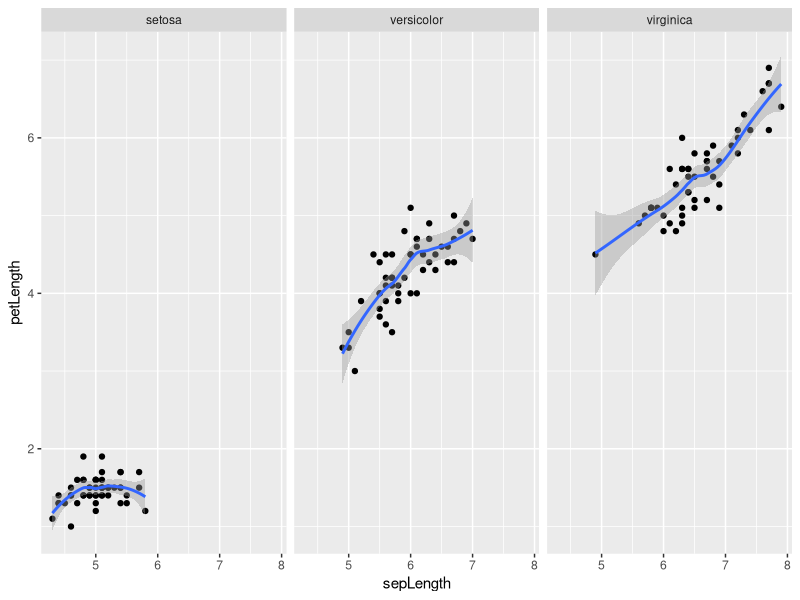

Here is the R script that generated this plot:
## ---- chunk 1
library(dplyr)
library(stringr)
library(ggplot2)
## ---- chunk 2
# Let's play with the iris dataset for a bit, RA Fisher first analyzed these data in 1936
# first print the names of the columns
names(iris)
# The periods in each column name are kind of annoying, let's fix that
rename(iris, petLength = Petal.Length, 
  petWidth = Petal.Width, 
  sepWidth = Sepal.Width, 
  sepLength = Sepal.Length) -> iris2 # turn the assignment arround, remember this for piping later

# rename and select have special functions for finding columns
select(iris, contains("Sepal")) %>% head

# another example - notice that it is not case sensitive
select(iris, ends_with("width")) %>% head

# what if you have lots of columns, named/numbered something?
# create a silly example
df1 = data.frame(x1 = rnorm(5), x2 = runif(5), x3 = rpois(5, 2), type = sample(letters, 5))
# now select a few columns
select(df1, num_range("x", 1:2))
## ---- chunk 3
# arrange(dataframe, column1, column2, ...)
head(arrange(iris2, desc(Species), sepLength))
## ---- chunk 4
iris2 %>% mutate(sepalRatio = sepWidth/sepLength, # a simple ratio
                 avgSepLen = mean(sepLength)) -> iris2 # can use mutate to do column-wise operations too

# group the data by column "Species" - summarise by mean sepal and petal lengths
group_by(iris2, Species) %>% summarise(mean(sepLength), mean(petLength))

# can we use a pipe to plot?
group_by(iris2, Species) %>% ggplot(aes(sepLength,petLength)) + geom_point() + geom_smooth() + facet_wrap(~Species)

# what about modelling? - not sure how to use this yet...
iris2 %>% group_by(Species) %>% do(model = lm(sepLength ~ petLength, data = .))

